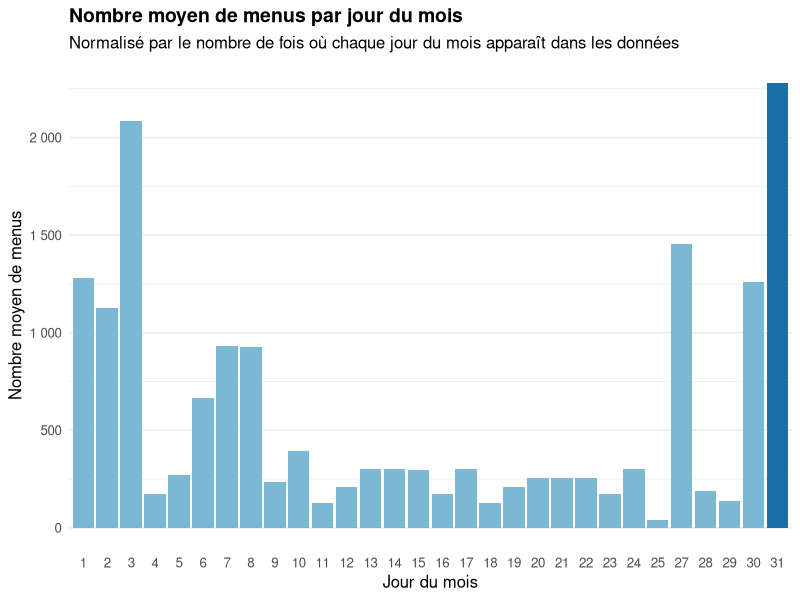
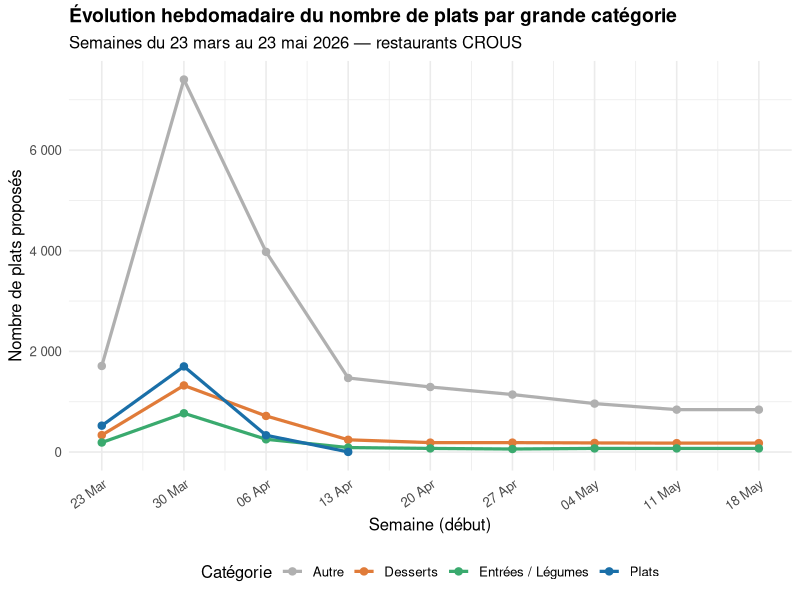
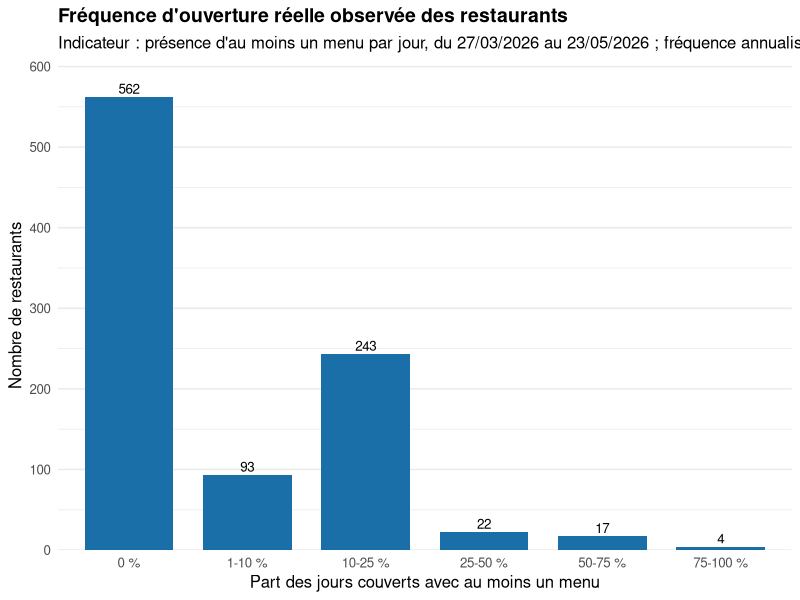
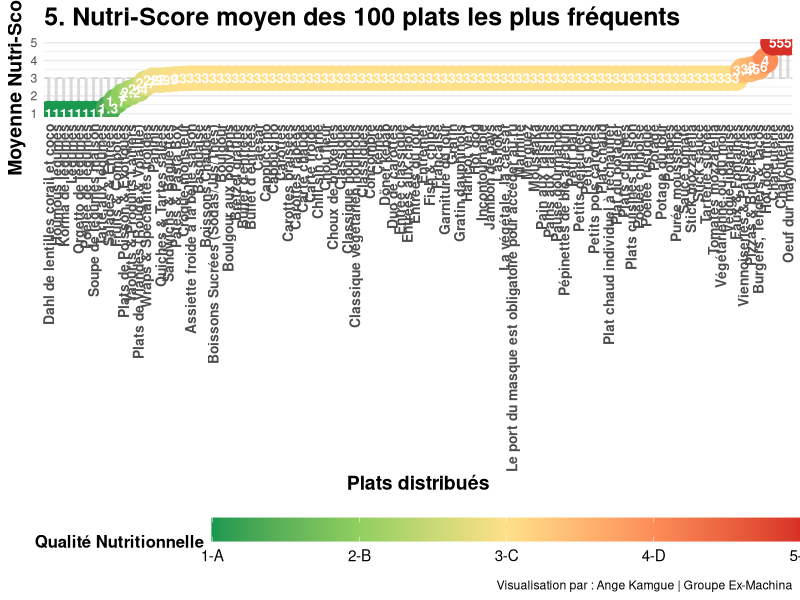
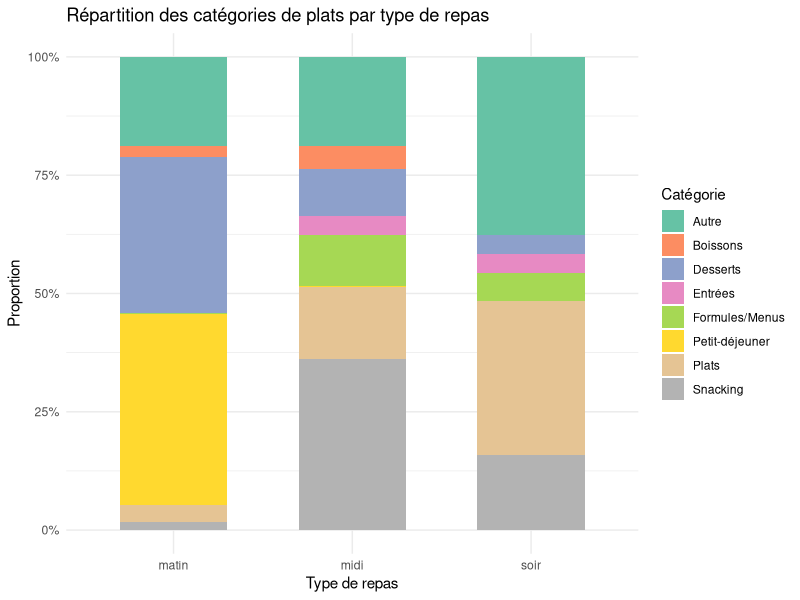
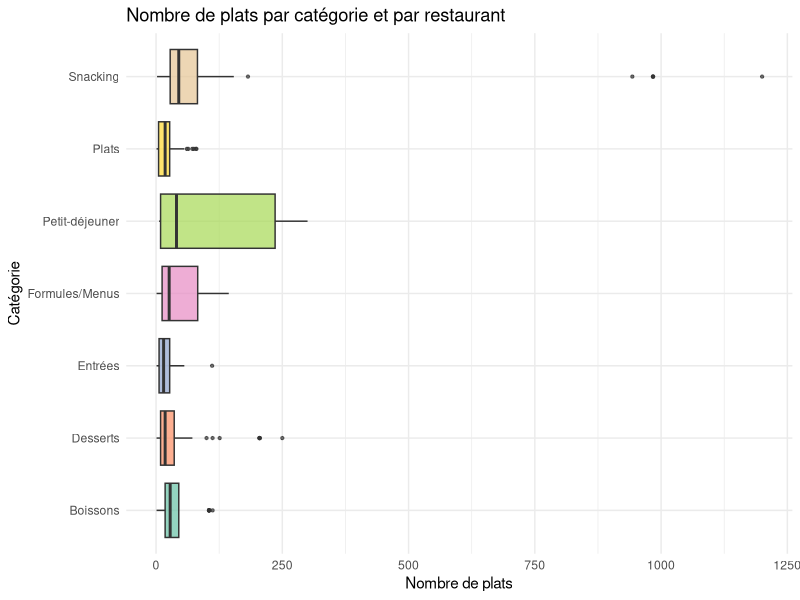
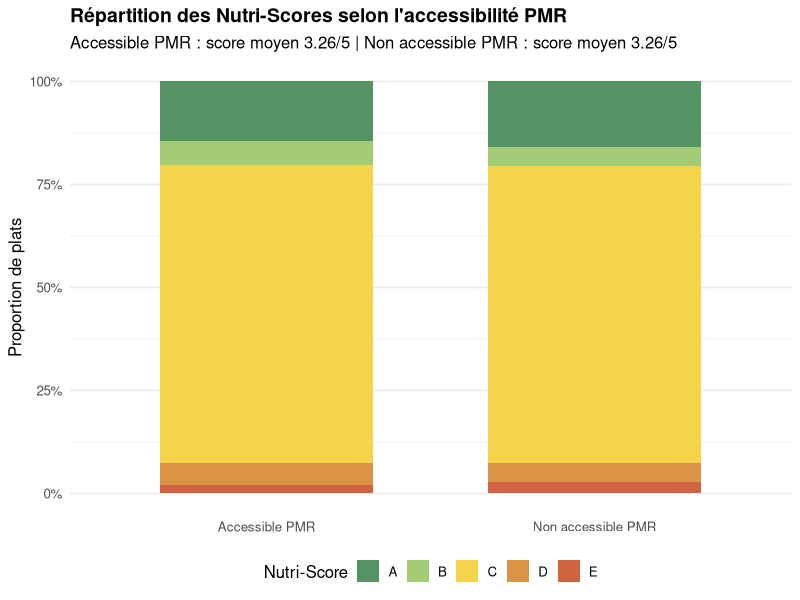
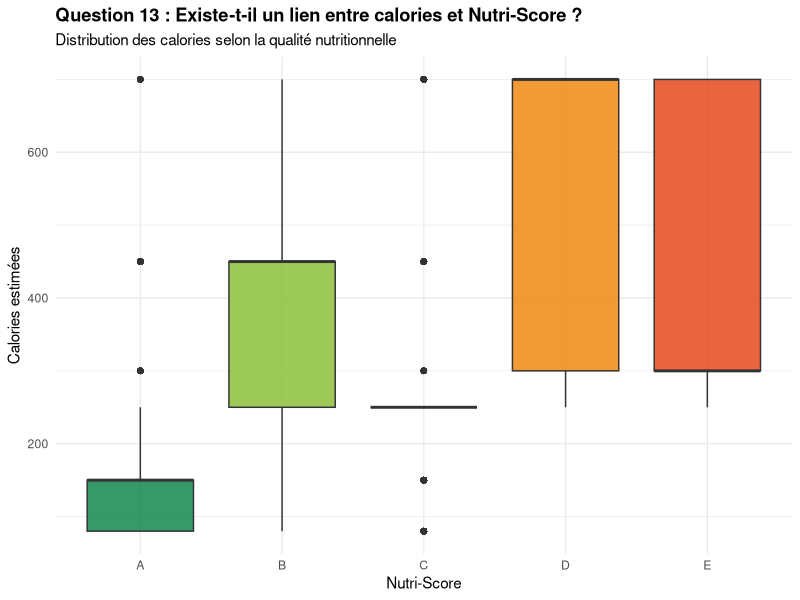

R code for these plots, in order:
## ---- chunk 1
knitr::opts_chunk$set(echo = TRUE)
library(dplyr)
library(tibble)
library(ggplot2)
library(tidyr)
library(readr)
library(forcats)
library(scales)
## ---- chunk 2
library(dplyr)
library(ggplot2)
library(lubridate)
library(readr)
library(scales)

menus <- read_csv("../data/menus_complets_enrichis.csv", show_col_types = FALSE) %>%
  mutate(date = dmy(date))

# Nombre de jours observés par valeur de jour du mois (pour normaliser)
nb_jours_observes <- menus %>%
  distinct(date) %>%
  mutate(jour_mois = day(date)) %>%
  count(jour_mois, name = "nb_jours_obs")

# Agrégation : total de menus par jour du mois
menus_par_jour <- menus %>%
  mutate(jour_mois = day(date)) %>%
  count(jour_mois, name = "nb_menus") %>%
  left_join(nb_jours_observes, by = "jour_mois") %>%
  mutate(
    menus_normalises = nb_menus / nb_jours_obs,
    highlight = menus_normalises == max(menus_normalises)
  )

ggplot(menus_par_jour, aes(x = factor(jour_mois), y = menus_normalises, fill = highlight)) +
  geom_col(show.legend = FALSE) +
  scale_fill_manual(values = c("FALSE" = "#7ab8d4", "TRUE" = "#1a6fa8")) +
  scale_y_continuous(labels = comma_format(big.mark = " ")) +
  labs(
    title    = "Nombre moyen de menus par jour du mois",
    subtitle = "Normalisé par le nombre de fois où chaque jour du mois apparaît dans les données",
    x        = "Jour du mois",
    y        = "Nombre moyen de menus"
  ) +
  theme_minimal(base_size = 12) +
  theme(
    plot.title    = element_text(face = "bold", size = 14),
    panel.grid.major.x = element_blank()
  )
## ---- chunk 3
library(dplyr)
library(ggplot2)
library(lubridate)
library(readr)
library(scales)
library(stringr)

menus <- read_csv("../data/menus_complets_enrichis.csv", show_col_types = FALSE) %>%
  mutate(date = dmy(date))

# Regroupement des catégories en grandes familles
menus <- menus %>%
  mutate(
    categorie_groupe = case_when(
      str_detect(str_to_lower(categorie), "dessert|pâtisserie|patisserie|fruit|yaourt|fromage") ~ "Desserts",
      str_detect(str_to_lower(categorie), "entree|entrée|légume|legume|salade|soupe|potage")   ~ "Entrées / Légumes",
      str_detect(str_to_lower(categorie), "plat|viande|poisson|porc|bœuf|boeuf|poulet|pizza|pasta|burger") ~ "Plats",
      TRUE                                                                                        ~ "Autre"
    ),
    semaine_debut = floor_date(date, unit = "week", week_start = 1)
  )

# Agrégation par semaine et catégorie
evolution <- menus %>%
  count(semaine_debut, categorie_groupe, name = "nb_plats")

ggplot(evolution, aes(x = semaine_debut, y = nb_plats, color = categorie_groupe, group = categorie_groupe)) +
  geom_line(linewidth = 1.1) +
  geom_point(size = 2.2) +
  scale_x_date(date_labels = "%d %b", date_breaks = "1 week") +
  scale_y_continuous(labels = comma_format(big.mark = " ")) +
  scale_color_manual(
    values = c(
      "Plats"            = "#1a6fa8",
      "Desserts"         = "#e07b39",
      "Entrées / Légumes" = "#3aaa6e",
      "Autre"            = "#b0b0b0"
    )
  ) +
  labs(
    title    = "Évolution hebdomadaire du nombre de plats par grande catégorie",
    subtitle = "Semaines du 23 mars au 23 mai 2026 — restaurants CROUS",
    x        = "Semaine (début)",
    y        = "Nombre de plats proposés",
    color    = "Catégorie"
  ) +
  theme_minimal(base_size = 12) +
  theme(
    plot.title     = element_text(face = "bold", size = 14),
    legend.position = "bottom",
    axis.text.x    = element_text(angle = 35, hjust = 1)
  )
## ---- chunk 4
library(dplyr)
library(ggplot2)
library(lubridate)
library(readr)
library(scales)

menus <- read_csv("../data/menus_complets_enrichis.csv", show_col_types = FALSE) %>%
  mutate(date = dmy(date))

restaurants <- read_csv("../data/liste_restaurants.csv", show_col_types = FALSE)

periode <- menus %>%
  summarise(
    date_debut = min(date, na.rm = TRUE),
    date_fin   = max(date, na.rm = TRUE),
    nb_jours   = as.integer(date_fin - date_debut) + 1
  )

ouverture_reelle <- menus %>%
  distinct(restaurant_id, date) %>%
  count(restaurant_id, name = "jours_avec_menu") %>%
  right_join(
    restaurants %>% select(code, nom, type.libelle, region.libelle),
    by = c("restaurant_id" = "code")
  ) %>%
  mutate(
    jours_avec_menu = coalesce(jours_avec_menu, 0L),
    frequence_observee = jours_avec_menu / periode$nb_jours,
    jours_annualises = frequence_observee * 365,
    classe_frequence = cut(
      frequence_observee,
      breaks = c(-Inf, 0, 0.10, 0.25, 0.50, 0.75, Inf),
      labels = c("0 %", "1-10 %", "10-25 %", "25-50 %", "50-75 %", "75-100 %")
    )
  )

ggplot(ouverture_reelle, aes(x = classe_frequence)) +
  geom_bar(fill = "#1a6fa8", width = 0.75) +
  geom_text(
    stat = "count",
    aes(label = after_stat(count)),
    vjust = -0.35,
    size = 3.4
  ) +
  scale_y_continuous(labels = comma_format(big.mark = " "), expand = expansion(mult = c(0, 0.08))) +
  labs(
    title = "Fréquence d'ouverture réelle observée des restaurants",
    subtitle = paste0(
      "Indicateur : présence d'au moins un menu par jour, du ",
      format(periode$date_debut, "%d/%m/%Y"), " au ",
      format(periode$date_fin, "%d/%m/%Y"),
      " ; fréquence annualisée uniquement indicative"
    ),
    x = "Part des jours couverts avec au moins un menu",
    y = "Nombre de restaurants"
  ) +
  theme_minimal(base_size = 12) +
  theme(
    plot.title = element_text(face = "bold", size = 14),
    panel.grid.major.x = element_blank()
  )
## ---- chunk 5
#Question 5 : Quel est le Nutri-Score moyen des 100 plats les plus fréquents ?

library(tidyverse)
library(ggplot2)

menus <- read_csv("../data/menus_complets_enrichis.csv")

data_nutri <- menus %>%
  mutate(
    plat_test = iconv(str_to_lower(plat), to = "ASCII//TRANSLIT"),
    plat_test = str_squish(plat_test),
    # Conversion du Nutri-Score
    nutri_num = case_when(
      nutriscore == "A" ~ 1,
      nutriscore == "B" ~ 2,
      nutriscore == "C" ~ 3,
      nutriscore == "D" ~ 4,
      nutriscore == "E" ~ 5,
      TRUE ~ NA_real_
    )
  ) %>%
  # --- BLOC DE NETTOYAGE RADICAL ---
  filter(
    !str_detect(plat_test, "montreal|a emporter|telechargez|note douce|carte detaillee|inspiration du jour|simple & gourmand|manque plus que vous"),
    !str_detect(plat_test, "bon appetit|allergenes|consultez la carte|plat du jour|le dandy|les ameliores|hors d'oeuvre varies"),
    !str_detect(plat_test, "pain est compris|origine france|selon fabrication")
  ) %>%
  # Bloc de regroupement
  mutate(plat_general = case_when(
    str_detect(plat_test, "sandwich|baguette|complet|viennois|ciabatta|bagnat|jambon beurre|rosette|thon mayo|pain speciaux|pain suedois") ~ "Sandwichs & Baguettes",
    str_detect(plat_test, "burger|hamburger|tenders|box tenders|tacos|bacon butternut|chicken hawai") ~ "Burgers, Tenders & Tacos",
    str_detect(plat_test, "panini") ~ "Paninis",
    str_detect(plat_test, "wrap|nordiques") ~ "Wraps & Spécialités froides",
    str_detect(plat_test, "salade|cesar|santorin|bowl|crudites|nicoise|taboule|surimi|coleslaw|oeufs mayo") ~ "Salades & Entrées",
    str_detect(plat_test, "pasta|pate|bolognaise|carbonara|napolitaine|pesto|sodebo|fusilli|penne|coquillette|macaroni|torsade") ~ "Pâtes & Pasta Box",
    str_detect(plat_test, "pizza|margherita|bruchetta") ~ "Pizzas & Bruschettas",
    str_detect(plat_test, "croque[- ]monsieur|croques monsieur") ~ "Croque-monsieur",
    str_detect(plat_test, "quiche|tarte salee|lorraine|chevre|courgette") ~ "Quiches & Tartes salées",
    str_detect(plat_test, "poulet|tikka|curry|cajun|teriyaki|nuggets|escalope|cordon bleu|dinde|carbonade|viande|boeuf|chili con carne") ~ "Plats de Viandes (Rouge & Volaille)",
    str_detect(plat_test, "poisson|saumon|bordelaise|colin|macha ko tharkari") ~ "Plats de Poisson & Exotiques",
    str_detect(plat_test, "yaourt|laitage|fromage blanc|entremets|verre de lait") ~ "Yaourts & Produits Laitiers",
    str_detect(plat_test, "cookie|muffin|beignet|donut|brownie|patisserie|viennoiserie|croissant|pain au chocolat|choco suisse|palmier|gateau|crepe|nutella|biscuit|tartelette") ~ "Viennoiseries & Pâtisseries",
    str_detect(plat_test, "fruit|compote|pomme|banane|orange|confiture") ~ "Fruits & Compotes",
    str_detect(plat_test, "eau |fontaine|cristaline|vittel|volvic|perrier|gazeuse|plate") ~ "Eaux & Fontaines",
    str_detect(plat_test, "coca|soda|red bull|monster|oasis|fuzz|minute maid|jus de|the aromatise|the nature|canette") ~ "Boissons Sucrées (Sodas/Jus/Thés)",
    str_detect(plat_test, "cafe|expresso|latte|macchiato|capuccino|moccaccino|chocolat chaud") ~ "Boissons Chaudes",
    TRUE ~ plat 
  ))

# 2. Calcul du Top 100 et de leur Nutri-Score moyen
top_100_nutri <- data_nutri %>%
  group_by(plat_general) %>%
  summarise(
    n = n(),
    nutri_moyen = mean(nutri_num, na.rm = TRUE)
  ) %>%
  filter(!is.na(nutri_moyen)) %>%
  # Suppression manuelle des dernières miettes si nécessaire
  filter(!plat_general %in% c("Frites", "Chips, pringles", "Chips natures ou aromatisées")) %>%
  arrange(desc(n)) %>%
  head(100)

# 3. Préparation pour le graphique
top_100_nutri_div <- top_100_nutri %>%
  mutate(nutri_label = round(nutri_moyen, 1)) %>%
  arrange(nutri_moyen)


# Visualisation
# Création du graphique "Divergent Lollipop"
# Visualisation
p_vertical <- ggplot(top_100_nutri_div, aes(x = reorder(plat_general, nutri_moyen), y = nutri_moyen)) +
  geom_hline(yintercept = 3, linetype = "dashed", color = "grey80") +
  
  geom_segment(aes(xend = plat_general, y = 3, yend = nutri_moyen), 
               color = "grey85", size = 1) + # Tige légèrement plus épaisse
  
  geom_point(aes(color = nutri_moyen), size = 8) + # Bulles plus grandes (de 5 à 8)
  
  # 1. Augmentation du texte DANS les bulles (size de 1.5 à 3.5)
  geom_text(aes(label = nutri_label), color = "white", size = 3.5, fontface = "bold") +
  
  scale_color_gradientn(
    colors = c("#1a9850", "#91cf60", "#fee08b", "#fc8d59", "#d73027"),
    limits = c(1, 5), 
    breaks = c(1, 2, 3, 4, 5),             
    labels = c("1-A", "2-B", "3-C", "4-D", "5-E"), 
    name = "Qualité Nutritionnelle"
  ) +
  
  theme_minimal() +
  labs(
    title = "5. Nutri-Score moyen des 100 plats les plus fréquents",
    x = "Plats distribués", 
    y = "Moyenne Nutri-Score",
    caption = "Visualisation par : Ange Kamgue | Groupe Ex-Machina"
  ) +
  theme(
    # 2. Augmentation des noms des plats en bas (size de 6 à 10 + gras)
    axis.text.x = element_text(angle = 90, vjust = 0.5, hjust = 1, size = 10, face = "bold"),
    
    # 3. Augmentation des titres des axes et du graphique
    axis.title = element_text(size = 14, face = "bold"),
    plot.title = element_text(size = 18, face = "bold"),
    
    panel.grid.major.x = element_blank(),
    legend.position = "bottom",
    
    # 4. Augmentation de la taille du texte de la légende
    legend.key.width = unit(3, "cm"),
    legend.title = element_text(size = 12, face = "bold"),
    legend.text = element_text(size = 11)
  )

# Affichage (Assure-toi que ton chunk a fig.width=20 ou plus)
print(p_vertical)

## ---- chunk 6
# Dictionnaire de regroupement des catégories
groupes <- c(
  "Entrées"        = "entr",
  "Plats"          = "plat|chaud|accompagne|grillade",
  "Desserts"       = "dessert|douceur|patisserie|compote|yaourt",
  "Boissons"       = "boisson|cafe|froid",
  "Snacking"       = "sandwich|panini|snacking|salade",
  "Formules/Menus" = "formule|menu",
  "Petit-déjeuner" = "viennois|petit.dej"
)

# Fonction de regroupement
classer <- function(categorie) {
  cat_lower <- tolower(categorie)
  for (groupe in names(groupes)) {
    if (str_detect(cat_lower, groupes[groupe])) return(groupe)
  }
  return("Autre")
}

# Calcul des proportions
structure_repas <- menus %>%
  mutate(categorie_groupe = map_chr(categorie, classer)) %>%
  group_by(repas, categorie_groupe) %>%
  summarise(n = n(), .groups = "drop") %>%
  group_by(repas) %>%
  mutate(proportion = n / sum(n))

# Visualisation
ggplot(structure_repas,
       aes(x = repas, y = proportion, fill = categorie_groupe)) +
  geom_col(position = "fill", width = 0.6) +
  scale_y_continuous(labels = scales::percent_format()) +
  scale_fill_brewer(palette = "Set2", name = "Catégorie") +
  labs(
    title = "Répartition des catégories de plats par type de repas",
    x     = "Type de repas",
    y     = "Proportion"
  ) +
  theme_minimal(base_size = 11)
## ---- chunk 7
nb_plats_cat <- menus %>%
  mutate(categorie_groupe = map_chr(categorie, classer)) %>%
  filter(categorie_groupe != "Autre") %>%
  group_by(restaurant_id, categorie_groupe) %>%
  summarise(nb_plats = n(), .groups = "drop")

ggplot(nb_plats_cat,
       aes(x = categorie_groupe, y = nb_plats, fill = categorie_groupe)) +
  geom_boxplot(outlier.size = 0.8, alpha = 0.7, show.legend = FALSE) +
  scale_fill_brewer(palette = "Set2") +
  coord_flip() +
  labs(
    title = "Nombre de plats par catégorie et par restaurant",
    x     = "Catégorie",
    y     = "Nombre de plats"
  ) +
  theme_minimal(base_size = 11)
## ---- chunk 8
library(dplyr)
library(ggplot2)
library(readr)
library(scales)

menus <- read_csv("../data/menus_complets_enrichis.csv", show_col_types = FALSE)
restaurants <- read_csv("../data/liste_restaurants.csv", show_col_types = FALSE)

pmr_nutri <- menus %>%
  filter(nutriscore %in% c("A", "B", "C", "D", "E")) %>%
  left_join(
    restaurants %>% select(code, ispmr),
    by = c("restaurant_id" = "code")
  ) %>%
  filter(!is.na(ispmr)) %>%
  mutate(
    accessibilite = if_else(ispmr, "Accessible PMR", "Non accessible PMR"),
    nutriscore = factor(nutriscore, levels = c("A", "B", "C", "D", "E")),
    score_sante = case_when(
      nutriscore == "A" ~ 5,
      nutriscore == "B" ~ 4,
      nutriscore == "C" ~ 3,
      nutriscore == "D" ~ 2,
      nutriscore == "E" ~ 1,
      TRUE ~ NA_real_
    )
  )

scores_moyens <- pmr_nutri %>%
  group_by(accessibilite) %>%
  summarise(score_moyen = mean(score_sante), .groups = "drop")

subtitle_q9 <- paste(
  paste0(scores_moyens$accessibilite, " : score moyen ", round(scores_moyens$score_moyen, 2), "/5"),
  collapse = " | "
)

ggplot(pmr_nutri, aes(x = accessibilite, fill = nutriscore)) +
  geom_bar(position = "fill", width = 0.65) +
  scale_y_continuous(labels = percent_format(accuracy = 1)) +
  scale_fill_manual(
    values = c(
      "A" = "#549464",
      "B" = "#a3cc75",
      "C" = "#f5d44c",
      "D" = "#db9346",
      "E" = "#cf6342"
    ),
    name = "Nutri-Score"
  ) +
  labs(
    title = "Répartition des Nutri-Scores selon l'accessibilité PMR",
    subtitle = subtitle_q9,
    x = NULL,
    y = "Proportion de plats"
  ) +
  theme_minimal(base_size = 12) +
  theme(
    plot.title = element_text(face = "bold", size = 14),
    legend.position = "bottom",
    panel.grid.major.x = element_blank()
  )
## ---- chunk 9
library(dplyr)
library(ggplot2)
library(readr)

menus <- read_csv("../data/menus_complets_enrichis.csv")

# Nettoyage
df <- menus %>%
  filter(
    !is.na(nutriscore),
    !is.na(calories_estimees)
  ) %>%
  filter(
    nutriscore %in% c("A", "B", "C", "D", "E")
  )

# Boxplot
ggplot(df,
       aes(
         x = nutriscore,
         y = calories_estimees,
         fill = nutriscore
       )) +
  
  geom_boxplot(alpha = 0.8) +
  
  scale_fill_manual(
    values = c(
      "A" = "#038141",
      "B" = "#85BB2F",
      "C" = "#FECB02",
      "D" = "#EE8100",
      "E" = "#E63E11"
    )
  ) +
  
  labs(
    title = "Question 13 : Existe-t-il un lien entre calories et Nutri-Score ?",
    subtitle = "Distribution des calories selon la qualité nutritionnelle",
    x = "Nutri-Score",
    y = "Calories estimées"
  ) +
  
  theme_minimal() +
  theme(
    legend.position = "none",
    plot.title = element_text(face = "bold")
  )

## ---- chunk 10
# Préparation des données

library(tidyverse)

menus <- read_csv("../data/menus_complets_enrichis.csv")

menus_clean <- menus %>%
  filter(!is.na(impact_carbone)) %>%
  mutate(impact_carbone = str_to_lower(impact_carbone))

eco_score <- menus_clean %>%
  group_by(restaurant_id) %>%
  summarise(
    total_plats = n(),
    plats_bas_carbone = sum(impact_carbone == "bas"),
    part_bas_carbone = plats_bas_carbone / total_plats
  )

# Chargement des restaurants
restaurants <- read_csv("../data/liste_restaurants.csv")

# Jointure des scores environnementaux avec les informations des restaurants
eco_score_named <- eco_score %>%
  left_join(restaurants, by = c("restaurant_id" = "code")) %>%
  select(restaurant_id, nom, region.libelle, part_bas_carbone)

# Analyse globale : comparaison entre restaurants

ggplot(eco_score_named,
       aes(x = reorder(nom, part_bas_carbone),
           y = part_bas_carbone)) +
  geom_col(fill = "darkgreen") +
  coord_flip() +
  scale_y_continuous(labels = scales::percent_format()) +
  labs(
    title = "Part de plats à faible impact carbone par restaurant",
    x = "Restaurant",
    y = "Part de plats à faible impact carbone"
  ) +
  theme_minimal()
## ---- chunk 11
# a) Restaurants les plus écoresponsables (Top 20)

top_eco_restaurants <- eco_score_named %>%
  arrange(desc(part_bas_carbone)) %>%
  slice_head(n = 20)

ggplot(top_eco_restaurants,
       aes(x = reorder(nom, part_bas_carbone),
           y = part_bas_carbone)) +
  geom_col(fill = "darkgreen") +
  coord_flip() +
  scale_y_continuous(labels = scales::percent_format()) +
  labs(
    title = "Restaurants les plus écoresponsables",
    x = "Restaurant",
    y = "Part de plats à faible impact carbone"
  ) +
  theme_minimal()
## ---- chunk 12
# b) Restaurants les moins écoresponsables (Bottom 20)

bottom_eco_restaurants <- eco_score_named %>%
  arrange(part_bas_carbone) %>%
  slice_head(n = 20)

ggplot(bottom_eco_restaurants,
       aes(x = reorder(nom, part_bas_carbone),
           y = part_bas_carbone)) +
  geom_col(fill = "firebrick") +
  coord_flip() +
  scale_y_continuous(labels = scales::percent_format()) +
  labs(
    title = "Restaurants les moins écoresponsables",
    subtitle = "Plus faible proportion de plats à faible impact carbone",
    x = "Restaurant",
    y = "Part de plats à impact carbone bas"
  ) +
  theme_minimal()
## ---- chunk 13
seuil <- 0.90  # 80 %

#  Distribution globale avec seuil

ggplot(eco_score_named, aes(x = part_bas_carbone)) +
  geom_histogram(bins = 20, fill = "grey70", color = "white") +
  geom_vline(xintercept = seuil, color = "red", linetype = "dashed") +
  scale_x_continuous(labels = scales::percent_format()) +
  labs(
    title = "Distribution des restaurants selon leur part de plats bas carbone",
    subtitle = paste("Seuil fixé à", seuil * 100, "%"),
    x = "Part de plats à faible impact carbone",
    y = "Nombre de restaurants"
  ) +
  theme_minimal()

# Nombre de restaurants au-dessus / en dessous du seuil

repartition_seuil <- eco_score_named %>%
  summarise(
    total_restaurants = n(),
    nb_en_dessous = sum(part_bas_carbone < seuil),
    nb_au_dela = sum(part_bas_carbone >= seuil),
    part_au_dela = nb_au_dela / total_restaurants
  )

repartition_seuil
## ---- chunk 14
library(dplyr)
library(ggplot2)
library(readr)
library(forcats)

# ── Chargement ──────────────────────────────────────────────────────────────
restaurants <- read_csv("../data/liste_restaurants.csv", show_col_types = FALSE)
menus       <- read_csv("../data/menus_complets_enrichis.csv", show_col_types = FALSE)

# ── Jointure et filtrage ────────────────────────────────────────────────────
df <- menus %>%
  left_join(
    restaurants %>% select(code, region = "region.libelle"),
    by = c("restaurant_id" = "code")
  ) %>%
  filter(!is.na(region))

# Exclure les régions avec un seul restaurant (non représentatives)
regions_valides <- df %>%
  group_by(region) %>%
  summarise(n_rest = n_distinct(restaurant_id), .groups = "drop") %>%
  filter(n_rest >= 2) %>%          # ≥ 2 restaurants pour être conservée
  pull(region)

df <- df %>% filter(region %in% regions_valides)

## ---- chunk 15
# Métrique : plats distincts par restaurant
diversite_norm <- df %>%
  group_by(region) %>%
  summarise(
    n_plats_distincts = n_distinct(plat),
    n_restaurants     = n_distinct(restaurant_id),
    plats_par_resto   = n_plats_distincts / n_restaurants,
    .groups = "drop"
  ) %>%
  mutate(region = fct_reorder(region, plats_par_resto))

ggplot(diversite_norm, aes(x = plats_par_resto, y = region, fill = plats_par_resto)) +
  geom_col(show.legend = FALSE, width = 0.75) +
  geom_text(
    aes(label = sprintf("%.1f", plats_par_resto)),
    hjust = -0.15, size = 3.2, color = "grey30"
  ) +
  geom_vline(
    xintercept = mean(diversite_norm$plats_par_resto),
    linetype = "dashed", color = "firebrick", linewidth = 0.8
  ) +
  annotate(
    "text", x = mean(diversite_norm$plats_par_resto) + 0.3,
    y = 1.5, label = "Moyenne", color = "firebrick", size = 3.2, hjust = 0
  ) +
  scale_fill_gradient(low = "#b7dde8", high = "#1a6fa8") +
  scale_x_continuous(expand = expansion(mult = c(0, 0.15))) +
  labs(
    title    = "Diversité normalisée : plats distincts par restaurant et par région",
    subtitle = "Corrige le biais de taille — les grandes régions ne sont plus avantagées",
    x        = "Nombre moyen de plats distincts par restaurant",
    y        = NULL
  ) +
  theme_minimal(base_size = 12) +
  theme(
    plot.title         = element_text(face = "bold", size = 14),
    panel.grid.major.y = element_blank()
  )
## ---- chunk 16
# Entropie de Shannon par restaurant
shannon_entropy <- function(x) {
  counts <- table(x)
  probs  <- counts / sum(counts)
  probs  <- probs[probs > 0]
  -sum(probs * log2(probs))
}

shannon_par_resto <- df %>%
  group_by(region, restaurant_id) %>%
  summarise(shannon = shannon_entropy(plat), .groups = "drop")

shannon_par_region <- shannon_par_resto %>%
  group_by(region) %>%
  summarise(
    shannon_moyen = mean(shannon),
    shannon_sd    = sd(shannon),
    n_rest        = n(),
    .groups = "drop"
  ) %>%
  mutate(
    region  = fct_reorder(region, shannon_moyen),
    # Intervalle indicatif à 95 %. L'approximation normale évite les segments
    # illisibles lorsque certaines régions ont très peu de restaurants.
    shannon_se = shannon_sd / sqrt(n_rest),
    ic_low     = pmax(0, shannon_moyen - 1.96 * shannon_se),
    ic_high    = shannon_moyen + 1.96 * shannon_se
  )

ggplot(shannon_par_region,
       aes(x = shannon_moyen, y = region)) +
  geom_segment(
    aes(x = ic_low, xend = ic_high, yend = region),
    color = "#b7cfe2", linewidth = 1.1, alpha = 0.8
  ) +
  geom_point(aes(color = shannon_moyen), size = 4, show.legend = FALSE) +
  geom_vline(
    xintercept = mean(shannon_par_region$shannon_moyen),
    linetype = "dashed", color = "firebrick", linewidth = 0.8
  ) +
  annotate(
    "text", x = mean(shannon_par_region$shannon_moyen) + 0.05,
    y = 1.5, label = "Moyenne", color = "firebrick", size = 3.2, hjust = 0
  ) +
  scale_color_gradient(low = "#b7dde8", high = "#1a6fa8") +
  scale_x_continuous(
    limits = c(0, max(shannon_par_region$ic_high, na.rm = TRUE) * 1.08),
    expand = expansion(mult = c(0, 0.02))
  ) +
  labs(
    title    = "Entropie de Shannon moyenne par région",
    subtitle = "Mesure l'équilibre de la distribution des plats au sein de chaque restaurant\nLes segments représentent un intervalle indicatif à 95 %",
    x        = "Entropie de Shannon moyenne (bits)",
    y        = NULL
  ) +
  theme_minimal(base_size = 12) +
  theme(
    plot.title         = element_text(face = "bold", size = 14),
    panel.grid.major.y = element_blank()
  )
## ---- chunk 17
library(dplyr)
library(ggplot2)
library(readr)
library(scales)

menus      <- read_csv("../data/menus_complets_enrichis.csv", show_col_types = FALSE)
restaurants <- read_csv("../data/liste_restaurants.csv",       show_col_types = FALSE)

# Statistiques de fiabilité par restaurant
fiabilite <- menus %>%
  group_by(restaurant_id) %>%
  summarise(
    nb_plats           = n(),
    nb_scores_distincts = n_distinct(nutriscore),
    pct_C              = mean(nutriscore == "C") * 100,
    .groups            = "drop"
  ) %>%
  filter(nb_plats >= 10) %>%
  left_join(
    restaurants %>% select(code, nom),
    by = c("restaurant_id" = "code")
  ) %>%
  mutate(
    suspect = pct_C >= 90 & nb_scores_distincts == 1,
    label   = if_else(suspect & nb_plats >= 80, nom, NA_character_)
  )

# Graphique : scatter pct_C vs nb_scores_distincts, taille = nb_plats
ggplot(fiabilite,
       aes(x = nb_scores_distincts, y = pct_C,
           size = nb_plats, color = suspect)) +
  geom_jitter(alpha = 0.65, width = 0.15, height = 0.5) +
  geom_hline(yintercept = 90, linetype = "dashed", color = "firebrick", linewidth = 0.8) +
  ggrepel::geom_label_repel(
    aes(label = label),
    size = 2.8, color = "firebrick", fill = "white",
    box.padding = 0.4, max.overlaps = 12, show.legend = FALSE
  ) +
  scale_color_manual(
    values = c("FALSE" = "#7ab8d4", "TRUE" = "firebrick"),
    labels = c("FALSE" = "Données cohérentes", "TRUE" = "Suspect (≥90 % de C, 1 seul score)")
  ) +
  scale_size_continuous(range = c(2, 10), breaks = c(10, 50, 100, 500)) +
  scale_y_continuous(labels = function(x) paste0(x, " %")) +
  labs(
    title    = "Fiabilité des données nutritionnelles par restaurant",
    subtitle = paste0(
      "Restaurants avec ≥ 10 plats — ",
      sum(fiabilite$suspect), " sur ", nrow(fiabilite),
      " présentent un profil suspect (≥ 90 % de Nutri-Score C, 1 valeur unique)"
    ),
    x        = "Nombre de Nutri-Scores distincts utilisés",
    y        = "Proportion de plats avec Nutri-Score C",
    color    = NULL,
    size     = "Nombre de plats"
  ) +
  theme_minimal(base_size = 12) +
  theme(
    plot.title     = element_text(face = "bold", size = 14),
    legend.position = "bottom"
  )
## ---- chunk 18
# Table des restaurants les plus suspects
fiabilite %>%
  filter(suspect) %>%
  arrange(desc(nb_plats)) %>%
  slice_head(n = 15) %>%
  select(
    `Restaurant`             = nom,
    `ID`                     = restaurant_id,
    `Nb plats`               = nb_plats,
    `% Nutri-Score C`        = pct_C,
    `Scores distincts`       = nb_scores_distincts
  ) %>%
  knitr::kable(
    caption = "Top 15 des restaurants au profil nutritionnel suspect",
    digits  = 1
  )
## ---- chunk 19


library(tidyverse)

# Chargement
menus <- read.csv("../data/menus_complets_enrichis.csv")

# Nettoyage des données
df_clean <- menus %>%
  filter(
    !is.na(style_culinaire),
    style_culinaire != "",
    !is.na(nutriscore),
    nutriscore != ""
  )

# Regrouper les styles trop rares
top_styles <- df_clean %>%
  count(style_culinaire, sort = TRUE) %>%
  top_n(10, n) %>%
  pull(style_culinaire)

df_clean <- df_clean %>%
  mutate(style_culinaire = ifelse(style_culinaire %in% top_styles,
                                  style_culinaire,
                                  "Autres"))

# Ordre des nutriscores
df_clean$nutriscore <- factor(df_clean$nutriscore,
                              levels = c("A", "B", "C", "D", "E"))

# Visualisation (Stackbar)
ggplot(df_clean, aes(x = style_culinaire, fill = nutriscore)) +
  geom_bar(position = "fill", width = 0.6) +
  scale_y_continuous(labels = scales::percent_format()) +
  scale_fill_manual(
    values = c(
      "A" = "#549464", 
      "B" = "#a3cc75", 
      "C" = "#f5d44c", 
      "D" = "#db9346", 
      "E" = "#cf6342"
    ),
    name = "Nutri-Score"
  ) +
  labs(
    title = "Répartition du Nutri-Score selon le style culinaire",
    x = "Style culinaire",
    y = "Proportion de plats"
  ) +
  theme_minimal(base_size = 11) +
  theme(
    axis.text.x = element_text(angle = 45, hjust = 1)
  )
## ---- chunk 20

library(dplyr)
library(ggplot2)
library(readr)
library(lubridate)

menus <- read_csv(
  "../data/menus_complets_enrichis.csv",
  show_col_types = FALSE
)

restaurants <- read_csv(
  "../data/liste_restaurants.csv",
  show_col_types = FALSE
)
# Jointure pour récupérer le nom du restaurant
data <- menus %>%
  left_join(
    restaurants %>%
      select(code, nom),
    by = c("restaurant_id" = "code")
  )

pareto <- data %>%
  count(plat, sort = TRUE) %>%
  mutate(
    part = n / sum(n),
    part_cum = cumsum(part)
  )
pareto <- data %>%
  count(plat, sort = TRUE) %>%
  mutate(
    part_cum = cumsum(n) / sum(n)
  ) %>%
  filter(part_cum <= 0.80)

ggplot(pareto, aes(x = reorder(plat, -n))) + geom_col(aes(y = n), fill = "#1a6fa8") + geom_line(aes(y = part_cum * max(n), group = 1), color = "red", linewidth = 1) + geom_point(aes(y = part_cum * max(n)), color = "red") + scale_y_continuous( name = "Fréquence des plats", sec.axis = sec_axis(~ . / max(pareto$n), name = "Proportion cumulée") ) + labs( title = "Concentration de l’offre culinaire (loi de Pareto)", subtitle = "Une minorité de plats concentre-t-elle la majorité des occurrences ?", x = "Plats (classés par fréquence)" ) + theme_minimal() + theme(axis.text.x = element_blank())
